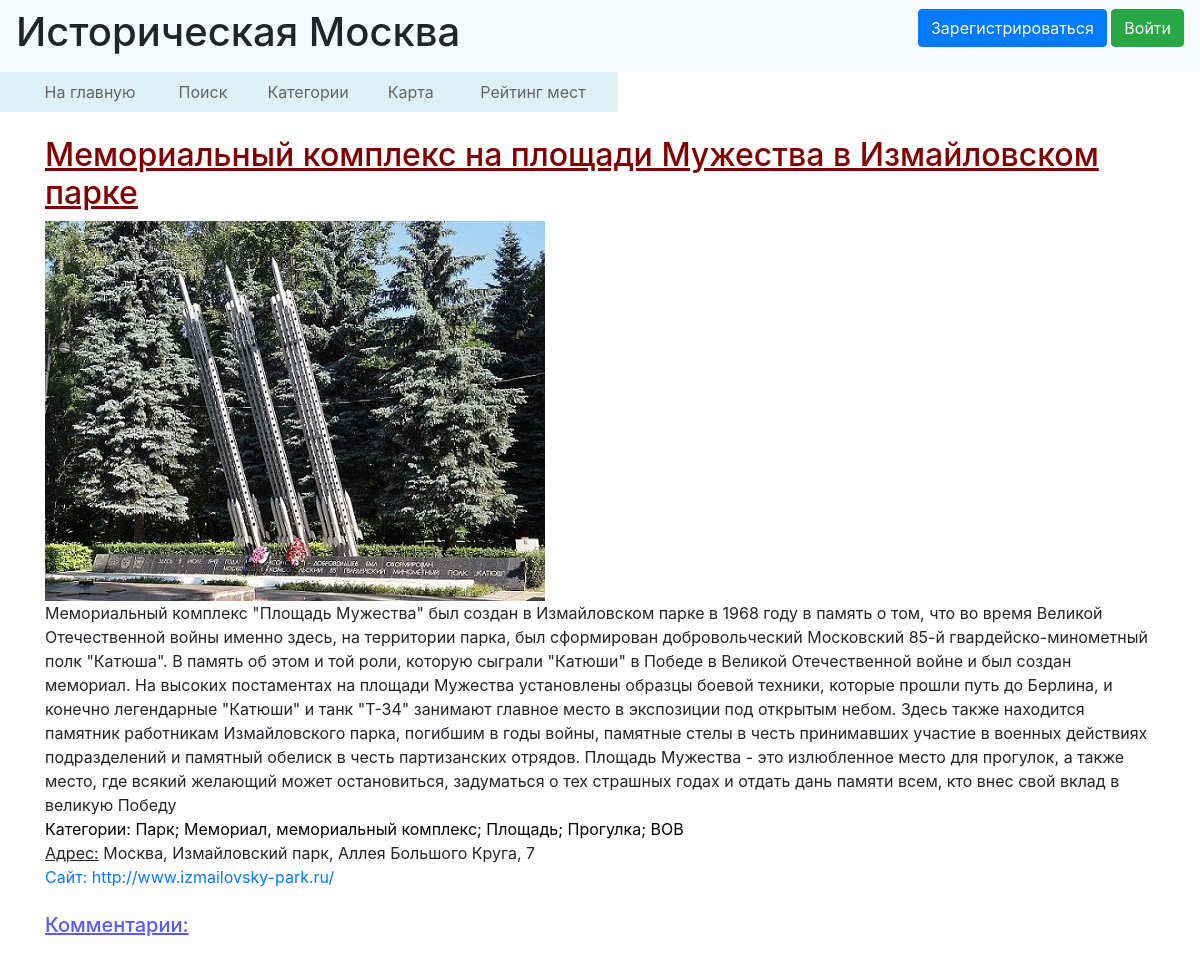
The app's page /one_place/1, older data.
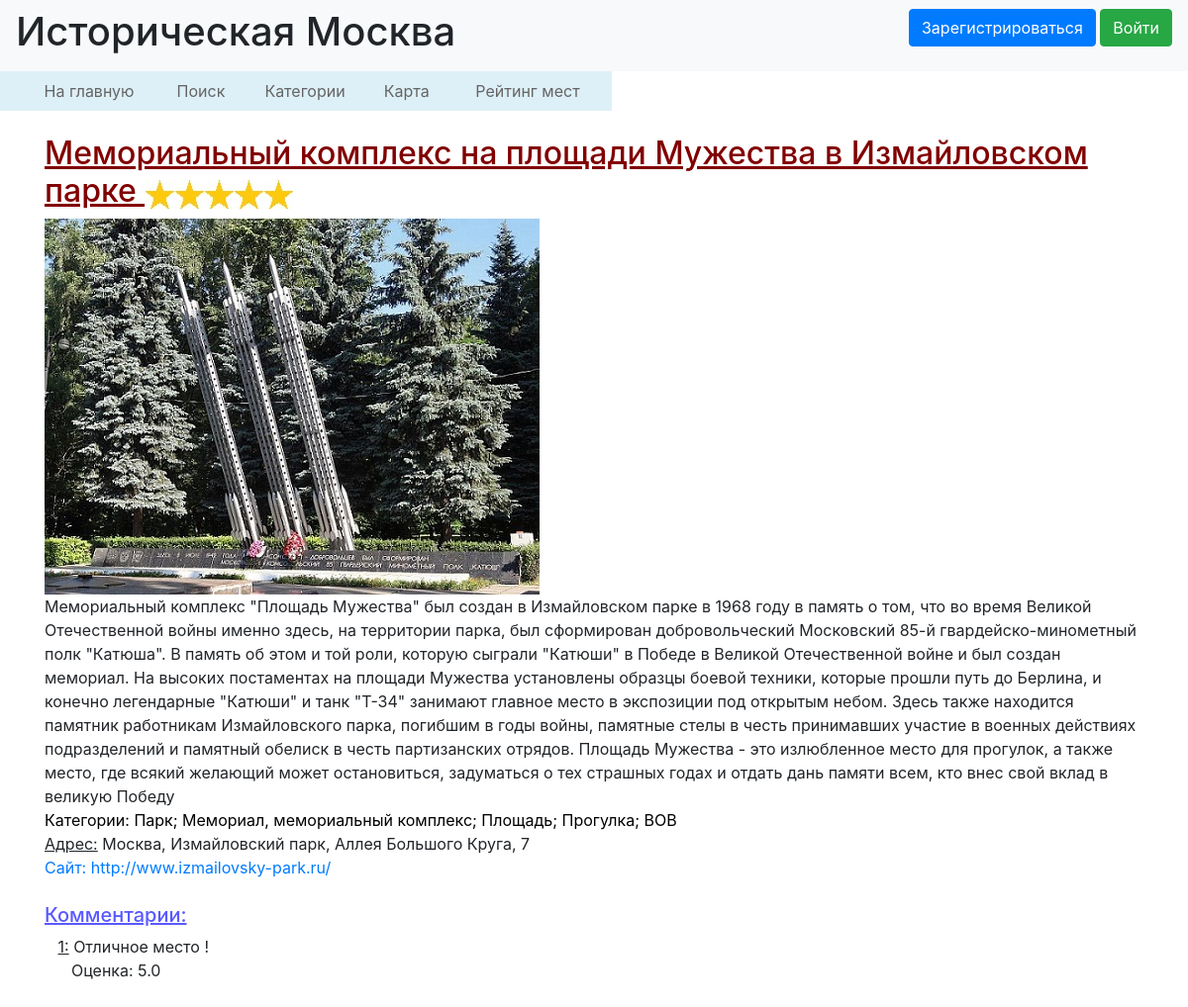
The same page, newer data.
### data/places.py (models this page shows)
class Place(SqlAlchemyBase, SerializerMixin):
    __tablename__ = 'places'
    id = sqlalchemy.Column(sqlalchemy.Integer, primary_key=True, autoincrement=True)
    name = sqlalchemy.Column(sqlalchemy.String)
    address = sqlalchemy.Column(sqlalchemy.String)
    about = sqlalchemy.Column(sqlalchemy.String, nullable=True)
    coords = sqlalchemy.Column(sqlalchemy.String, nullable=True)
    picture = sqlalchemy.Column(sqlalchemy.String, nullable=True)
    rating = sqlalchemy.Column(sqlalchemy.Float, default=0.0)
    comments_list = sqlalchemy.Column(sqlalchemy.String, default='')
    site = sqlalchemy.Column(sqlalchemy.String, nullable=True)

### data/comments.py (models this page shows)
class Comm(SqlAlchemyBase, SerializerMixin):
    __tablename__ = 'comments'
    id = sqlalchemy.Column(sqlalchemy.Integer, primary_key=True, autoincrement=True)
    text = sqlalchemy.Column(sqlalchemy.String)
    rating = sqlalchemy.Column(sqlalchemy.Float)
    user_id = sqlalchemy.Column(sqlalchemy.Integer)
    user_name = sqlalchemy.Column(sqlalchemy.String)
    place_id = sqlalchemy.Column(sqlalchemy.Integer)

### main.py (the view)
@app.route("/one_place/<place_id>")
def one_place(place_id):
    categs = CategoryListResource.get(CategoryListResource())
    categ_list = []
    for cat in categs:
        if str(place_id) in str(cat.places_id).split(','):
            categ_list.append(cat.name)
    categ_list = '; '.join(categ_list)
    place = PlaceResource.get(PlaceResource(), place_id)
    comments = CommListResource_ForPlace.get(CommListResource_ForPlace(), place_id)
    return render_template('one_place.html', title=place.name, place=place, comms=comments, categ_list=categ_list)

### data/categories.py (called while the page is built)
    def get(self):
        session = create_session()
        categs = session.query(Category).all()
        return categs

### data/comments.py (called while the page is built)
    def get(self, place_id):
        session = create_session()
        comms = session.query(Comm).filter(Comm.place_id == place_id).all()
        return comms

### data/db_session.py (called while the page is built)
def create_session() -> Session:
    global __factory
    return __factory()

### data/places.py (called while the page is built)
    def get(self, place_id):
        session = create_session()
        place = session.query(Place).get(place_id)
        return place

### templates/one_place.html (shortened to what this page needs)
{% extends "base.html" %}
{% block content %}
<table
        style="margin-left: -127px; text-align: left; width: 700px; height: 40px; background-color: #DEF0F7; "
        border="0" cellpadding="0" cellspacing="2">
    <tbody>
    <tr>
        <td style="text-align: center;"></td>
        <td style="text-align: center;"><a style="color: #646464;" href="/main">
            На главную</a></td>
        <td style="text-align: center"><a style="color: #646464;" href="/search">
            Поиск</a></td>
        <td style="text-align: center;"><a style="color: #646464;" href="/categories">
            Категории</a></td>
        <td style="text-align: center;"><a style="color: #646464;" href="/map">
            Карта</a></td>
        <td style="text-align: center;"><a style="color: #646464;" href="/rating">
            Рейтинг мест</a></td>
    </tr>
    </tbody>
</table>
<br>
<h2 style="text-decoration: underline; color: #820000;">{{place.name}}
    {% if place.rating == 1 %}
    <img src="/../static/img/star_1.jpg">
    {% elif place.rating == 2 %}
    <img src="/../static/img/star_2.jpg">
    {% elif place.rating == 3 %}
    <img src="/../static/img/star_3.jpg">
    {% elif place.rating == 4 %}
    <img src="/../static/img/star_4.jpg">
    {% elif place.rating == 5 %}
    <img src="/../static/img/star_5.jpg">
    {% endif %}
</h2>
<img src={{place.picture}} alt="здесь должна была быть картинка, но она не нашлась">
<div>{{place.about}}</div>
<div><a style="color: black" href="/categories">Категории:</a><a style="color: black" href="/categories"> {{categ_list}}</a></div>
<div><a style="text-decoration: underline;">Адрес:</a> {{place.address}}</div>
{% if place.site != ' ' %}
<div><a href={{place.site}}>Cайт: {{place.site}}</a></div>
{% endif %}
<br>
<h5><span style="text-decoration: underline; color: rgb(89, 89, 255);">Комментарии:</span></h5>
{% for comm in comms %}
<div>&nbsp;&nbsp;&nbsp;<a style="text-decoration: underline;">{{comm.user_name}}:</a> {{comm.text}}</div>
<div>&nbsp;&nbsp;&nbsp;&nbsp;&nbsp;&nbsp;Оценка: {{comm.rating}}</div>
{% endfor %}
<br><br>
{% endblock %}

### templates/base.html (shortened to what this page needs)
<!DOCTYPE html>
<html lang="ru">
<head>
    <link rel="stylesheet"
          href="https://stackpath.bootstrapcdn.com/bootstrap/4.4.1/css/bootstrap.min.css"
>
</head>
<body>
<header>
    <nav class="navbar navbar-light bg-light">
        <h1>Историческая Москва</h1>
        {% if current_user.is_authenticated %}
        <a class="navbar-brand" href="/logout">{{ current_user.login }}</a>
        {% else %}
        <p>
            <a class="btn btn-primary" href="/register">Зарегистрироваться</a>
            <a class="btn btn-success" href="/login">Войти</a>
        </p>
        {% endif %}
    </nav>
</header>
<main role="main" class="container">
    {% block content %}
    {% endblock %}
</main>
</body>
</html>

Row changes from the older to the newer data that the page shows:
added Comm: user_name "1", text "Отличное место !", rating "5.0"
